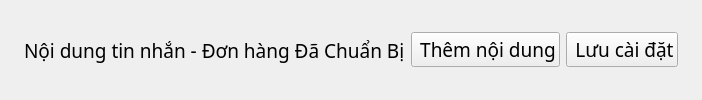
                            <widget class="QFrame" name="frameTitleOrderReady">
                             <property name="sizePolicy">
                              <sizepolicy hsizetype="Preferred" vsizetype="Maximum">
                               <horstretch>0</horstretch>
                               <verstretch>0</verstretch>
                              </sizepolicy>
                             </property>
                             <property name="styleSheet">
                              <string notr="true"/>
                             </property>
                             <property name="frameShape">
                              <enum>QFrame::NoFrame</enum>
                             </property>
                             <property name="frameShadow">
                              <enum>QFrame::Raised</enum>
                             </property>
                             <property name="lineWidth">
                              <number>5</number>
                             </property>
                             <property name="midLineWidth">
                              <number>20</number>
                             </property>
                             <layout class="QHBoxLayout" name="horizontalLayout_17">
                              <property name="leftMargin">
                               <number>24</number>
                              </property>
                              <property name="topMargin">
                               <number>24</number>
                              </property>
                              <property name="rightMargin">
                               <number>24</number>
                              </property>
                              <property name="bottomMargin">
                               <number>24</number>
                              </property>
                              <item>
                               <widget class="QLabel" name="label_18">
                                <property name="font">
                                 <font>
                                  <family>Nunito</family>
                                  <pointsize>14</pointsize>
                                  <weight>50</weight>
                                  <italic>false</italic>
                                  <bold>false</bold>
                                 </font>
                                </property>
                                <property name="styleSheet">
                                 <string notr="true"/>
                                </property>
                                <property name="text">
                                 <string>Nội dung tin nhắn - Đơn hàng Đã Chuẩn Bị</string>
                                </property>
                                <property name="alignment">
                                 <set>Qt::AlignLeading|Qt::AlignLeft|Qt::AlignVCenter</set>
                                </property>
                               </widget>
                              </item>
                              <item>
                               <widget class="QPushButton" name="addTextOrderReady">
                                <property name="maximumSize">
                                 <size>
                                  <width>200</width>
                                  <height>16777215</height>
                                 </size>
                                </property>
                                <property name="font">
                                 <font>
                                  <family>Nunito</family>
                                  <pointsize>14</pointsize>
                                  <weight>50</weight>
                                  <italic>false</italic>
                                  <bold>false</bold>
                                 </font>
                                </property>
                                <property name="text">
                                 <string> Thêm nội dung</string>
                                </property>
                                <property name="icon">
                                 <iconset>
                                  <normaloff>:/img/btn_add.png</normaloff>:/img/btn_add.png</iconset>
                                </property>
                               </widget>
                              </item>
                              <item>
                               <widget class="QPushButton" name="btnSaveOrderReady">
                                <property name="sizePolicy">
                                 <sizepolicy hsizetype="Maximum" vsizetype="Maximum">
                                  <horstretch>0</horstretch>
                                  <verstretch>0</verstretch>
                                 </sizepolicy>
                                </property>
                                <property name="minimumSize">
                                 <size>
                                  <width>0</width>
                                  <height>0</height>
                                 </size>
                                </property>
                                <property name="maximumSize">
                                 <size>
                                  <width>16777215</width>
                                  <height>16777215</height>
                                 </size>
                                </property>
                                <property name="font">
                                 <font>
                                  <family>Nunito</family>
                                  <pointsize>14</pointsize>
                                  <weight>50</weight>
                                  <italic>false</italic>
                                  <bold>false</bold>
                                 </font>
                                </property>
                                <property name="styleSheet">
                                 <string notr="true"/>
                                </property>
                                <property name="text">
                                 <string> Lưu cài đặt</string>
                                </property>
                                <property name="icon">
                                 <iconset>
                                  <normaloff>:/icon/cil-save.png</normaloff>:/icon/cil-save.png</iconset>
                                </property>
                                <property name="iconSize">
                                 <size>
                                  <width>20</width>
                                  <height>20</height>
                                 </size>
                                </property>
                                <property name="checkable">
                                 <bool>false</bool>
                                </property>
                               </widget>
                              </item>
                             </layout>
                            </widget>
